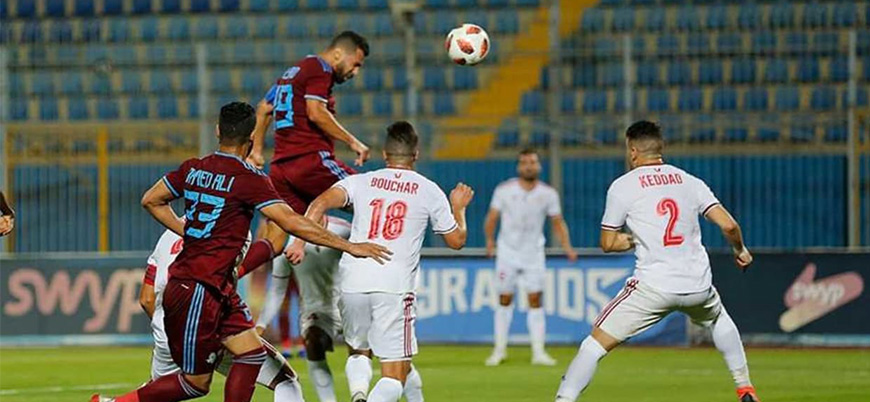
%> input picture yesil.jpg, 870 x 402 px
$ octave hough_transform.m   (GNU Octave 9; MATLAB toolbox functions it lacks are replaced by stand-ins)
%> lines starting %> are read from the running program, lines starting %| are printed output that depends on the picture
%Hough Transform to find lines
pkg load image;

%Load an Image and Convert to Grayscale to apply canny Filter
im = imread('C:\Users\HP\Desktop\GoruntuIsleme\yesil.jpg');
%> im is the input picture: size 402x870x3 uint8; mean R, G, B 96.8, 102.6, 89.4
im_gray = rgb2gray(im);
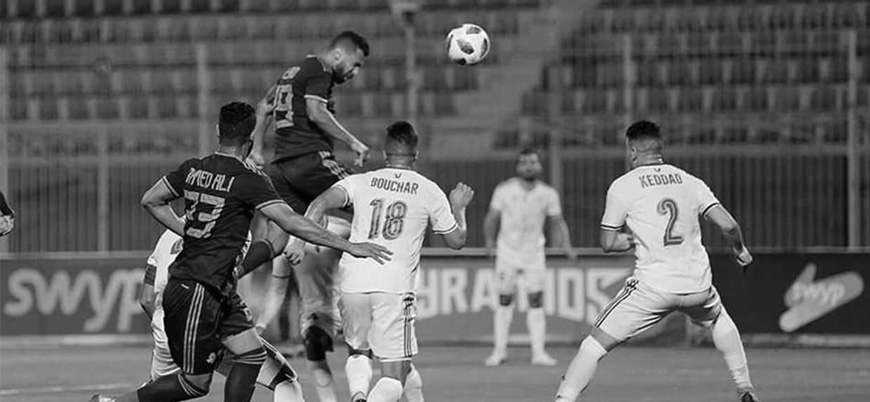
%> im_gray: size 402x870 uint8; min 0, max 255, mean 99.4
im_edge = edge(im_gray, 'sobel');
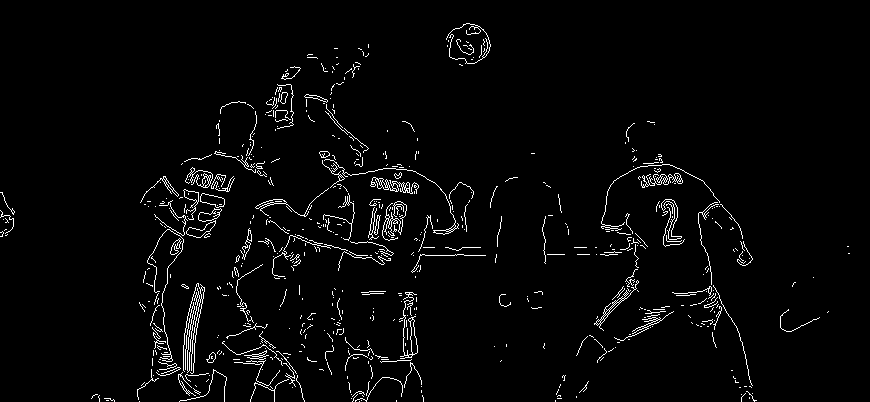
%> im_edge: size 402x870 logical; 2.9% white in thin lines or dots

figure 1, imshow(im),      title('Original Image');
figure 2, imshow(im_gray), title('Grayscale Image');
figure 3, imshow(im_edge), title('Canny Filter Edge');

%Apply Hough Transform to Find the Candidate Lines
accum       = houghtf(im_edge);
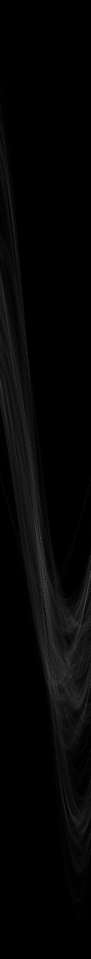
%> accum: size 1917x181 double (shown at 1/2 size); min 0, max 102, mean 5.2
theta       = -90:90;
diag_length = (size(accum)(1) - 1) / 2;
%> diag_length = 958
rho         = -diag_length:diag_length;
%> rho = 1917 values from -958 to 958
figure 4, imagesc(theta, rho, accum), title('Hough Accumulator');
%> after `title('Hough Accumulator')`:
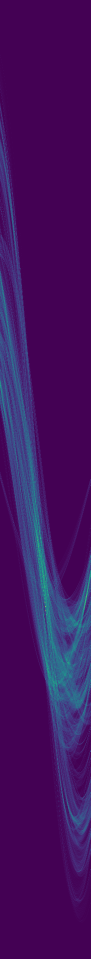
%> displayed picture: size 1917x181x3, on the screen's scale of 0 to 255 (shown at 1/2 size); mean R, G, B 66.8, 17.6, 95.6

peaks = houghpeaks(accum, 100, 'Threshold', ceil(0.6 * max(accum(:))), 'NHoodSize', [5,5]);
%> peaks = 100 rows, first 12: [1214 91; 1222 92; 1082 76; 1206 90; 1215 169; 1193 173; 1106 79; 1152 87; 1210 171; 1095 78; 1066 80; 1205 171]

%Finding the line segments in the image
line_segs = houghlines(im_edge, theta, rho, peaks, 'FillGap', 50, 'MinLength', 100);
%> line_segs = 43 lines; longest, point1 to point2 (x, y): (153, 366) to (388, 132), (153, 362) to (368, 148), (430, 181) to (155, 215), (429, 180) to (165, 227), (423, 176) to (162, 222), (418, 174) to (166, 228)

%Plotting
figure 5, imshow(im), title('Line Segments');
hold on;
for k=1:length(line_segs)
    endpoints = [line_segs(k).point1; line_segs(k).point2];
    plot(endpoints(:,1), endpoints(:,2), 'LineWidth', 2, 'Color', 'green');
end
%> this loop made 43 passes
%> endpoints on passes 1 to 12: [418 174; 166 228], [426 178; 325 192], [429 180; 165 227], [423 176; 162 222], [404 183; 162 222], [318 197; 156 220], [153 366; 388 132], [509 180; 324 193], [230 283; 266 388], [430 181; 155 215], [205 158; 205 292], [508 181; 403 191]
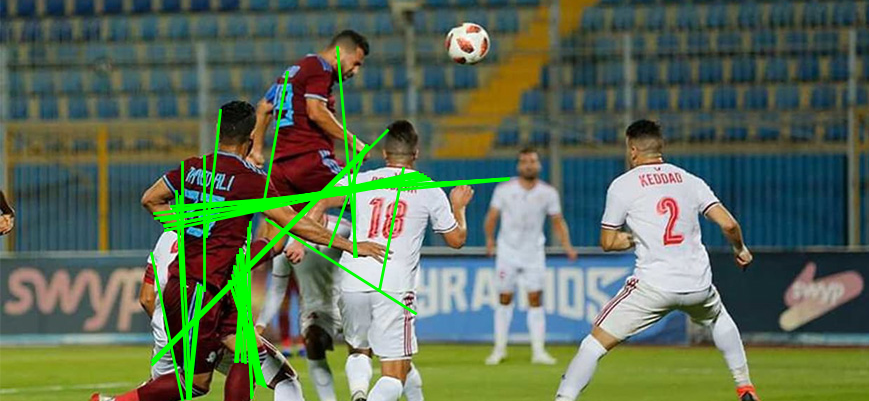
%> figure redrawn from the program's plot data; its title reads 'Line Segments'
hold off;

$ run again, with BlueHat_RGB.jpg copied over yesil.jpg
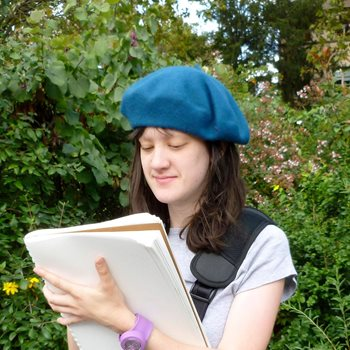
%> input picture BlueHat_RGB.jpg, 350 x 350 px
%> im is the input picture: size 350x350x3 uint8; mean R, G, B 109.2, 119.6, 91.5
%> `im_edge = edge(im_gray, 'sobel');`:
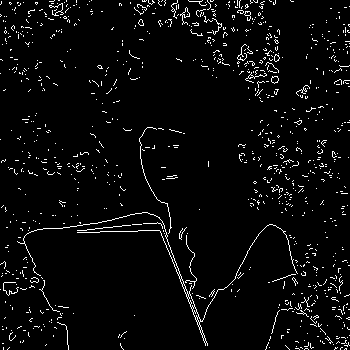
%> im_edge: size 350x350 logical; 3.9% white in thin lines or dots
%> `title('Hough Accumulator')`:
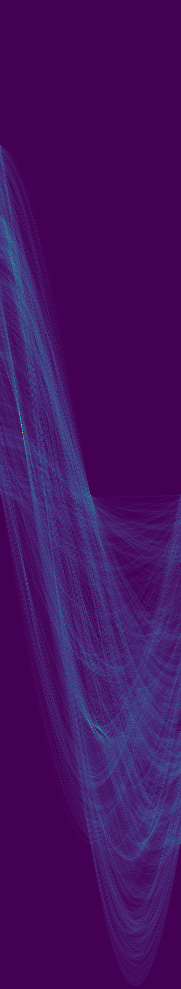
%> displayed picture: size 989x181x3, on the screen's scale of 0 to 255; mean R, G, B 68.9, 16, 97.1
%> peaks = [425 22; 433 23; 420 21; 730 93; 414 20; 732 97; 438 24]
%> line_segs = empty struct
